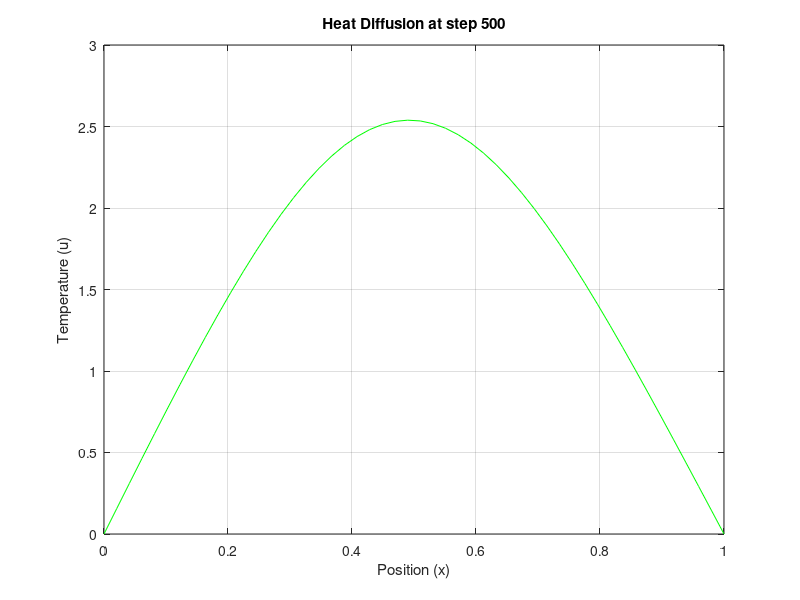

Here is the MATLAB script that generated this plot:
% Simple 1D Heat Diffusion Test (No Toolboxes)
% Grid setup
L = 1;              % Length of rod
Nx = 50;            % Spatial steps
dx = L/(Nx-1);      
x = linspace(0, L, Nx);

% Initial Condition: A "spike" of heat in the center
u = zeros(1, Nx);
u(round(Nx/2)) = 100; 

% Simulation parameters
alpha = 0.01;       % Thermal diffusivity
dt = 0.01;          % Time step
steps = 500;

% Finite Difference Loop
for t = 1:steps
    u_new = u;
    for i = 2:Nx-1
        % Standard second-order central difference
        u_new(i) = u(i) + alpha * dt/dx^2 * (u(i+1) - 2*u(i) + u(i-1));
    end
    u = u_new;
    
    % Optional: Plot every 100 steps to see movement
    if mod(t, 100) == 0
        plot(x, u, 'g');
        title(['Heat Diffusion at step ', num2str(t)]);
        xlabel('Position (x)');
        ylabel('Temperature (u)');
        grid on;
        pause(0.05);
    end
end
saveas(gcf, 'Test\test_graph.png');
disp('Test complete!!!!!');
